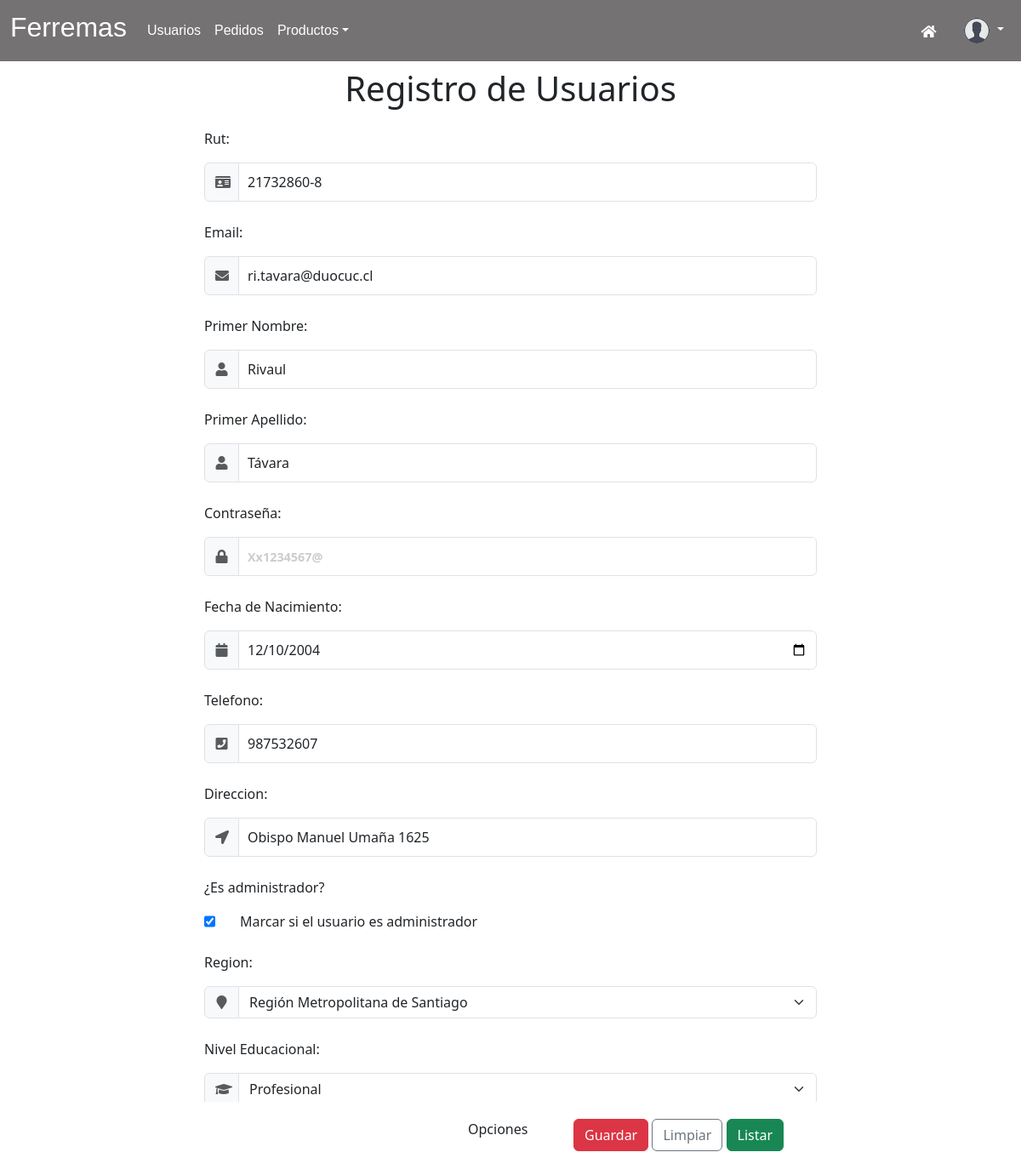
The page /cliente/gestionarUsuario/2/buscar/ (signed in) on the database its author committed.
### cliente/models.py (models this page shows, shortened)
class UserAuth(AbstractUser):
    username = None
    rut = models.CharField(max_length=10, unique=True)
    direccion = models.CharField(max_length=255, blank=True, null=True)
    fecha_de_nacimiento = models.DateField(blank=True, null=True)
    telefono = models.CharField(max_length=9, unique=True)
    region = models.CharField(max_length=255, blank=True, null=True)
    nivel_educacional = models.CharField(max_length=255, blank=True, null=True)
    email = models.EmailField(unique=True)
    objects = UserAuthManager()
    USERNAME_FIELD = 'email'
    REQUIRED_FIELDS = ['first_name', 'last_name', 'rut', 'direccion', 'fecha_de_nacimiento', 'telefono', 'region', 'nivel_educacional']

### cliente/views.py (the view)
# urls.py: path('gestionarUsuario/<int:pk>/<str:accion>/', views.gestionarUsuario, name='gestionarUsuario'),
@user_passes_test(es_admin, login_url='index')
def gestionarUsuario(request, pk, accion):
    User = get_user_model()
    context = {}
    try:
        item = User.objects.get(pk=pk)
        if accion == 'eliminar':
            item.delete()
            context['exito'] = "El usuario fue eliminado"
            return redirect('listarUsuario')
        else:
            context['item'] = item
            return render(request, 'registroUsuario.html', context)
    except:
        context['error'] = "Error al buscar el registro"
        return render(request, 'registroUsuario.html', context)

### cliente/context_processor.py (called while the page is built)
def total_carrito(request):
    total = 0
    if request.user.is_authenticated:
        if "carrito" in request.session:
            for key, value in request.session["carrito"].items():
                total += int(value["precio_unitario"])
    return {"total_carrito": total}

### cliente/views.py (called while the page is built)
def es_admin(user):
    return user.is_staff

### cliente/templates/registroUsuario.html (shortened to what this page needs)
{% extends "modoAdmin.html" %}
{% load static %}
{% block tituloPrincipal %} Registro de Usuarios {% endblock %}
{% block contenidoTabla  %}
<div class="container">
  <div class="row justify-content-center">
    <div class="col-md-8 col-lg-8 ml-auto" >
      <form action="{% url 'guardarUsuario' %}" method="POST" enctype="multipart/form-data" >
        <div style="overflow-x: hidden; overflow-y: auto; height: 65vh;">
            <div class="row">
                    <div class="mb-4">
                      <p>Rut:</p>
                      <div class="input-group">
                          <span class="input-group-text"><i class="fa fa-id-card text-muted" style="width: 15px;"></i></span>
                          <input id="rutInput" type="text" name="txtRut" class="form-control bg-white border-left-0 border-md" pattern="^\d{7,8}-[\dKk]{1}$" title="Por favor, ingresa el RUT sin puntos y con guión. Ejemplo: 12345678-9" required placeholder="XXXXXXXX-X" value="{{item.rut}}">
                      </div>
                    </div>
                    <div class="mb-4">
                      <p>Email:</p>
                      <div class="input-group">
                          <span class="input-group-text"><i class="fa fa-envelope text-muted" style="width: 15px;"></i></span>
                          <input type="email" name="txtCorreo" class="form-control bg-white border-left-0 border-md" pattern=".+@.+\..+$" title="Por favor, ingresa un correo válido. Ejemplo: ejemplo@correo.com" required placeholder="ejemplo@correo.com" value="{{item.email}}">
                        </div>
                    </div>
                    <div class="mb-4">
                      <p>Primer Nombre:</p>
                      <div class="input-group">
                          <span class="input-group-text"><i class="fa fa-user text-muted" style="width: 15px;"></i></span>
                          <input type="text" name="txtNombre" class="form-control bg-white border-left-0 border-md" pattern="^[a-zA-ZáéíóúÁÉÍÓÚñÑ\s]*$" title="Por favor, ingresa solo letras." required placeholder="Pedro" value="{{item.first_name}}">
                      </div>
                    </div>
                    <div class="mb-4">
                      <p>Primer Apellido:</p>
                      <div class="input-group">
                          <span class="input-group-text"><i class="fa fa-user text-muted" style="width: 15px;"></i></span>
                          <input type="text" name="txtApellido" class="form-control bg-white border-left-0 border-md" pattern="^[a-zA-ZáéíóúÁÉÍÓÚñÑ\s]*$" title="Por favor, ingresa solo letras." required placeholder="Pascal" value="{{item.last_name}}">
                        </div>
                    </div>
                    <div class="mb-4">
                      <p>Contraseña:</p>
                      <div class="input-group">
                          <span class="input-group-text"><i class="fa fa-lock text-muted" style="width: 15px;"></i></span>
                          <input type="text" name="txtContrasena" class="form-control bg-white border-left-0 border-md" pattern="(?=.*\d)(?=.*[a-z])(?=.*[A-Z])(?=.*\W).{8,}" title="La contraseña debe contener al menos 8 carácteres, un carácter especial, una letra mayúscula, una letra minúscula y un número." required placeholder="Xx1234567@">
                        </div>
                    </div>
                    <div class="mb-4">
                      <p>Fecha de Nacimiento:</p>
                      <div class="input-group">
                          <span class="input-group-text"><i class="fa fa-calendar text-muted" style="width: 15px;"></i></span>
                          <input type="date" name="txtFecha" class="form-control bg-white border-left-0 border-md" value="{{item.fecha_de_nacimiento|date:'Y-m-d'}}" title="Debe ingresar una fecha válida." required>
                        </div>
                    </div>
                    <div class="mb-4">
                      <p>Telefono:</p>
                      <div class="input-group">
                          <span class="input-group-text"><i class="fa fa-phone-square text-muted" style="width: 15px;"></i></span>
                          <input type="text" name="txtTelefono" class="form-control bg-white border-left-0 border-md" value="{{item.telefono}}" title="Debe ingresar un telefono de al menos 8 dígitos (9XXXXXXXX)." placeholder="XXXXXXXXX" pattern="\d{8,}" required>
                        </div>
                    </div>
                    <div class="mb-4">
                      <p>Direccion:</p>
                      <div class="input-group">
                          <span class="input-group-text"><i class="fa fa-location-arrow text-muted" style="width: 15px;"></i></span>
                          <input type="text" name="txtDireccion" class="form-control bg-white border-left-0 border-md" required placeholder="Introduce tu dirección." value="{{item.direccion}}">
                        </div>
                    </div>
                    <div class="mb-4">
                      <p>¿Es administrador?</p>
                      <div class="input-group">
                        <input type="checkbox" name="chkEsAdmin" value="true" {% if item.is_staff %}checked{% endif %}>
                        <label for="chkEsAdmin" style="padding-left: 30px;">Marcar si el usuario es administrador</label>
                      </div>
                    </div>
                    <div class="mb-4">
                      <p>Region:</p>
                      <div class="input-group">
                          <span class="input-group-text"><i class="fa fa-map-marker text-muted" style="width: 15px;"></i></span>
                          <select type="text" name="txtRegion" class="form-select custom-select bg-white border-left-0 border-md" value="{{item.region}}" required>
                            <option value="Región Metropolitana de Santiago" {% if item.region == "Región Metropolitana de Santiago" %}selected{% endif %}>Región Metropolitana de Santiago</option>
                        </select>
                      </div>
                    </div>
                    <div class="mb-4">
                      <p>Nivel Educacional:</p>
                      <div class="input-group">
                          <span class="input-group-text"><i class="fa fa-graduation-cap text-muted" style="width: 15px;"></i></span>
                          <select type="text" name="txtNivel_Educacional" class="form-select custom-select bg-white border-left-0 border-md" value="{{item.nivel_educacional}}" required placeholder="Debes seleccionar un nivel educacional.">
                            <option value="Profesional" {% if item.nivel_educacional == "Profesional" %}selected{% endif %}>Profesional</option>
                        </select>
                      </div>
                    </div>
            </div>
          </div>
          <div class="row justify-content-end" style="padding-top: 20px;">
                <div class="col-12 col-md-2 offset-md-3">Opciones</div>
                <div class="col-12 col-md-5">
                    <input type="submit" name="btnGuardar" class="btn btn-danger" value="Guardar">
                    <a href="{% url 'registroUsuario' %}" class="btn btn-outline-secondary" value="Limpiar">Limpiar</a>
                    <a href="{% url 'listarUsuario' %}" class="btn btn-success">Listar</a>
                </div>
          </div>
      </form>
    </div>
  </div>
</div>
{% endblock %}

### cliente/static/cliente/model/css/styleNavbar.css (style rules this page uses)
:root { --navbar-color: rgb(117, 114, 115); --footer-color: rgb(117, 114, 115); }
.navbar a,i { color: white; text-decoration: none; transition: color 0.15s ease-in-out; }

### cliente/static/cliente/model/css/styleRegistro.css (style rules this page uses)
.border-md { border-width: 1px; }
body { min-height: 100vh; }
.form-control:not(select) { padding: 10px; }
.form-control::placeholder { color: #ccc; font-weight: bold; font-size: 0.9rem; }
* { box-sizing: border-box; }
:root { --d: 2500ms; --angle: 90deg; --gradX: 100%; --gradY: 50%; --c1: rgba(168, 239, 255, 1); --c2: rgba(168, 239, 255, 0.1); }

### rows shown on the page
UserAuth: txtRut "21732860-8", txtCorreo "ri.tavara@duocuc.cl", txtNombre "Rivaul", txtApellido "Távara", txtFecha "12/10/2004", txtTelefono "987532607", txtDireccion "Obispo Manuel Umaña 1625", is_staff "☑", txtRegion "Región Metropolitana de Santiago", txtNivel_Educacional "Profesional"
